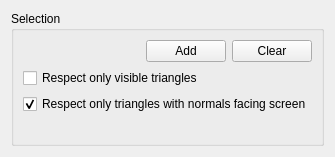
<?xml version="1.0" encoding="UTF-8"?>
<ui version="4.0">
 <class>MeshGui::Selection</class>
 <widget class="QWidget" name="MeshGui::Selection">
  <property name="geometry">
   <rect>
    <x>0</x>
    <y>0</y>
    <width>304</width>
    <height>143</height>
   </rect>
  </property>
  <property name="windowTitle">
   <string>Selection</string>
  </property>
  <layout class="QGridLayout" name="gridLayout_2">
   <item row="0" column="0">
    <widget class="QGroupBox" name="groupBox">
     <property name="title">
      <string>Selection</string>
     </property>
     <layout class="QGridLayout" name="gridLayout">
      <item row="0" column="0">
       <spacer name="horizontalSpacer">
        <property name="orientation">
         <enum>Qt::Horizontal</enum>
        </property>
        <property name="sizeHint" stdset="0">
         <size>
          <width>101</width>
          <height>20</height>
         </size>
        </property>
       </spacer>
      </item>
      <item row="0" column="1">
       <widget class="QPushButton" name="addSelection">
        <property name="text">
         <string>Add</string>
        </property>
       </widget>
      </item>
      <item row="0" column="2">
       <widget class="QPushButton" name="clearSelection">
        <property name="text">
         <string>Clear</string>
        </property>
       </widget>
      </item>
      <item row="1" column="0" colspan="2">
       <widget class="QCheckBox" name="visibleTriangles">
        <property name="text">
         <string>Respect only visible triangles</string>
        </property>
        <property name="checked">
         <bool>false</bool>
        </property>
       </widget>
      </item>
      <item row="2" column="0" colspan="3">
       <widget class="QCheckBox" name="screenTriangles">
        <property name="text">
         <string>Respect only triangles with normals facing screen</string>
        </property>
        <property name="checked">
         <bool>true</bool>
        </property>
       </widget>
      </item>
      <item row="3" column="0" colspan="3">
       <widget class="QLabel" name="label">
        <property name="text">
         <string/>
        </property>
       </widget>
      </item>
     </layout>
    </widget>
   </item>
  </layout>
 </widget>
 <resources/>
 <connections/>
</ui>
